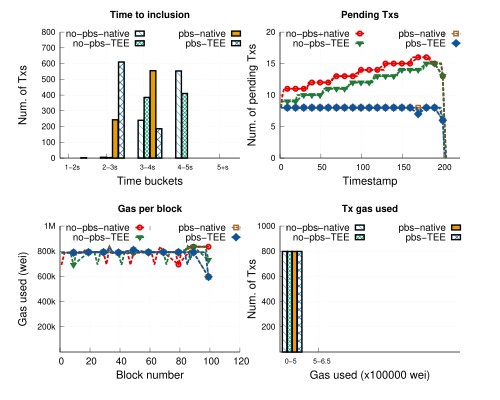

This figure's gnuplot source:
# 
# Author: Peterson Yuhala
#

#set term postscript size 3.3in,2.8in linewidth 1 color eps enhanced 22
set term postscript size 5in,4in linewidth 1 color eps enhanced 22
#call "common.gnuplot" "3.4in, 3.9in"
set encoding utf8

set output "uniswap.eps"
set datafile separator comma

load "styles.inc"
load "common.gnuplot" 
load "linetypes.gnuplot"

## Variables
COEFF = 1000  # how much we multiply values; in this case we are changin seconds to milli seconds


mp_startx=0.12
mp_starty=0.08
mp_height=0.80
mp_rowgap=0.17
mp_colgap=0.08
mp_width=0.80      


font_size = 14
label_size = 18

eval mpSetup(2,2)

set ytics nomirror
set grid y
set ytics font ",12"


eval mpNext
# --- GRAPH a (top left)


set title "Time to inclusion" font "Helvetica-bold,14" #offset 0,-0.2

set ylabel "Num. of Txs" font ",16"  offset 2.5,0
set xlabel "Time buckets" font ",16"
set xtics font ",14"


set xtics("1-2s" 0, "2-3s" 1, "3-4s" 2, "4-5s" 3, "5+s" 4) font ",10"
#set xtics rotate by 60

set style fill solid border -1
set boxwidth 0.15
set xtics offset 0.4,0.4,0
set ytics offset 0.5,0,0
set xlabel offset 0,1,0

dx=0.08
#set offset 25, -0.5, 0, 0 #left,right,top,bottom

#set xrange[0:400]
set yrange [0:800]

#set key samplen 1 font ",14" at graph 0.5,0.95
#set key maxrows 1 samplen 0.5 width -2 invert center at graph 1.1,1.125 font ",12"
#set key samplen 1 font ",14" at graph 0.5,0.95

set key samplen 0.75 maxrows 2 at graph 0.5, 0.95 center font ",14"



plot 'data/uniswap/nopbs_notee_uniswap_tti.csv' u ($1-dx):3 t "no-pbs-native" with boxes ls 1 lc rgb C2 fillstyle pattern 4, \
    'data/uniswap/nopbs_tee_uniswap_tti.csv' u ($1+dx):3 t "no-pbs-TEE"  with boxes ls 1 lc rgb C3 fillstyle pattern 2, \
    'data/uniswap/pbs_notee_op-rbuilder-uniswap_tti.csv' u ($1+3*dx):3 t "pbs-native"  with boxes ls 1 lc rgb C1 fillstyle pattern 3, \
    'data/uniswap/pbs_tee_op-rbuilder_uniswap_tti.csv' u ($1+5*dx):3 t "pbs-TEE"  with boxes ls 1 lc rgb C5 fillstyle pattern 9
     
unset xtics
eval mpNext
# --- GRAPH b (top right)
set xrange[0:220]


set yrange [0:20]
set title "Pending Txs" font "Helvetica-bold,14" #offset 0,-0.2

set ylabel "Num. of pending Txs" font ",16"  offset 2.5,0
set xlabel "Timestamp" font ",16" 
set xtics offset 0,0.4,0 font ",12"


#set key samplen 1 maxrows 1 center top outside at graph 0.5, 1.0 font ",14"

plot 'data/uniswap/nopbs_notee_uniswap_pending_tx.csv' u 1:3 every 2  w l ls 2006 notitle, \
      '' u 1:3 every 10 t "no-pbs-native" w lp ls 2006, \
     'data/uniswap/nopbs_tee_uniswap_pending_tx.csv' u 1:3 every 2  w l ls 2007 notitle, \
     '' u 1:3 every 10 t "no-pbs-TEE" w lp ls 2007, \
     'data/uniswap/pbs_notee_op-rbuilder-uniswap_pending_tx.csv' u 1:3 every 2 w l ls 22004 notitle, \
     '' u 1:3 every 10 t "pbs-native" w lp ls 22004, \
     'data/uniswap/pbs_tee_op-rbuilder_uniswap_pending_tx.csv' u 1:3 every 2 w l ls 22001 notitle, \
        '' u 1:3 every 10 t "pbs-TEE" w lp ls 22001

unset xrange
eval mpNext
# --- GRAPH bottom left

set title "Gas per block" font "Helvetica-bold,14" 
set xlabel "Block number" font ",16"
set xtics font ",14"

set style fill solid border -1



#unset key 
set ylabel "Gas used (wei)" font ",16"  offset 2.5,0
#set key samplen 1 maxrows 1 center top outside at graph 0.5, 1.0 font ",14"
set yrange [0:1000000]
set xrange [0:120]
set ytics("200k" 200000, "400k" 400000, "600k" 600000, "800k" 800000, "1M" 1000000) font ",12"


plot 'data/uniswap/nopbs_notee_uniswap_gas_per_block.csv' u 1:3 every 2  w l ls 2006 notitle, \
      '' u 1:3 every 10 t "no-pbs-native" w lp ls 2006, \
     'data/uniswap/nopbs_tee_uniswap_gas_per_block.csv' u 1:3 every 2  w l ls 2007 notitle, \
     '' u 1:3 every 10 t "no-pbs-TEE" w lp ls 2007, \
     'data/uniswap/pbs_notee_op-rbuilder-uniswap_gas_per_block.csv' u 1:3 every 2 w l ls 22004 notitle, \
     '' u 1:3 every 10 t "pbs-native" w lp ls 22004, \
     'data/uniswap/pbs_tee_op-rbuilder_uniswap_gas_per_block.csv' u 1:3 every 2 w l ls 22001 notitle, \
        '' u 1:3 every 10 t "pbs-TEE" w lp ls 22001
     

eval mpNext
# --- GRAPH: bottom right
set yrange [0:1000]
unset xrange

set style fill solid border -1
set boxwidth 0.15
set xtics offset 0.4,0.4,0
set ytics offset 0.5,0,0
set xlabel offset 0,1,0


#set xtics("0-500k" 0, "500k-650k" 1, "650k-850k" 2, "850k-1M" 3, "1M-1.3M" 4, "1.3M+" 5) offset 0,0.3,0 font ",10"
set xtics("0-5" 0, "5-6.5" 1) font ",10"
#set xtics rotate by 45
#set xrange [-0.7:10]



set ytics("200" 200, "400" 400, "600" 600, "800" 800, "1000" 1000) font ",12"

set title "Tx gas used" font "Helvetica-bold,14" #offset 0,-0.2

set ylabel "Num. of Txs" font ",16"  offset 3.5,0
set xlabel "Gas used (x100000 wei)" font ",16"
dx=0.08

#set label "min = 1μs" at graph 0.6,0.9 font ",16"
#set label "avg = 2^{48}μs" at graph 0.6,0.78 font ",16"
#set label "max = 2^{64}-1μs" at graph 0.6,0.65 font ",16"

#set key samplen 1 maxrows 1 center top outside at graph 0.5, 1.0 font ",14"

plot 'data/uniswap/nopbs_notee_uniswap_tx_gas_used.csv' u ($1-dx):3 t "no-pbs-native" with boxes ls 1 lc rgb C2 fillstyle pattern 4, \
     'data/uniswap/nopbs_tee_uniswap_tx_gas_used.csv' u ($1+dx):3 t "no-pbs-TEE" with boxes ls 1 lc rgb C3 fillstyle pattern 2, \
     'data/uniswap/pbs_notee_op-rbuilder-uniswap_tx_gas_used.csv' u ($1+3*dx):3 t "pbs-native"  with boxes ls 1 lc rgb C1 fillstyle pattern 3, \
     'data/uniswap/pbs_tee_op-rbuilder_uniswap_tx_gas_used.csv' u ($1+5*dx):3 t "pbs-TEE"  with boxes ls 1 lc rgb C5 fillstyle pattern 9

     
!epstopdf "uniswap.eps"
!rm "uniswap.eps"
quit
